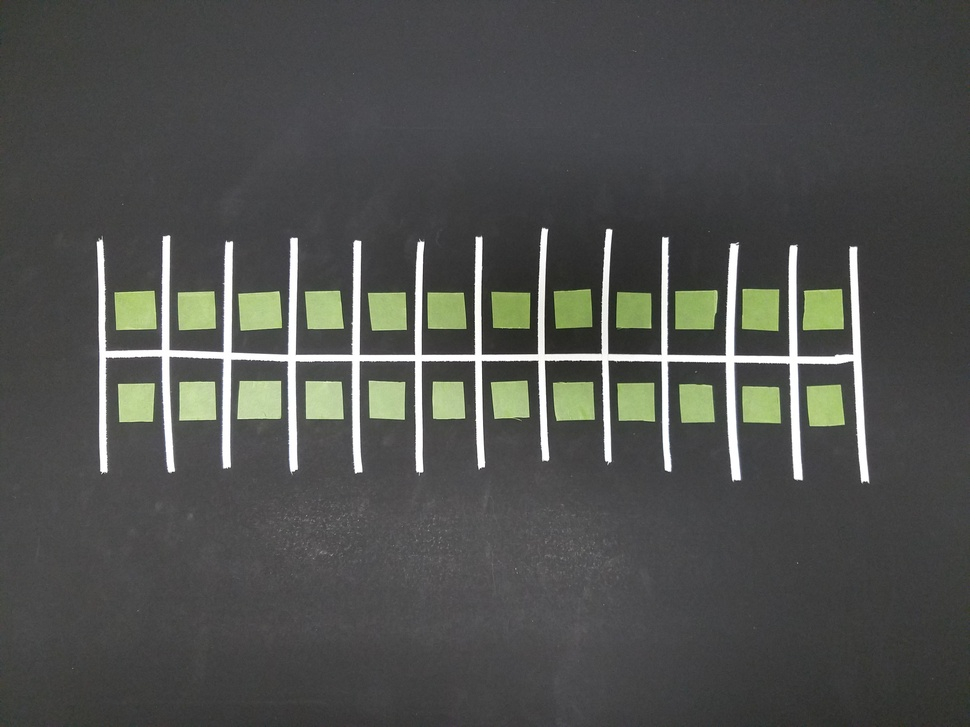
//> input picture TestPhotos/20161111_082924.jpg, 970 x 727 px, shrunk from 4032 x 3024 before the run
$ ./myWhiteLines ../data/20161111_082924.jpg   (built with g++ and OpenCV 4)
//> lines starting //> are read from the running program, lines starting //| are printed output that depends on the picture; after the words box and inside, x2 and y2 are one past the last pixel; in counts of white or black regions, pixels touching at a corner belong together
#include "opencv2/imgcodecs.hpp"
#include "opencv2/highgui/highgui.hpp"
#include "opencv2/imgproc/imgproc.hpp"

#include <iostream>

using namespace cv;
using namespace std;

static void help()
{
    cout << "\nThis program demonstrates line finding with the Hough transform.\n"
            "Usage:\n"
            "./houghlines <image_name>, Default is ../data/pic1.png\n" << endl;
}

int main(int argc, char** argv)
{
    cv::CommandLineParser parser(argc, argv,
        "{help h||}{@image|../data/20161111_082924.jpg|}"
    );
    if (parser.has("help"))
    {
        help();
        return 0;
    }
    string filename = parser.get<string>("@image");
    if (filename.empty())
    {
        help();
        cout << "no image_name provided" << endl;
        return -1;
    }
    Mat src = imread(filename, 0);
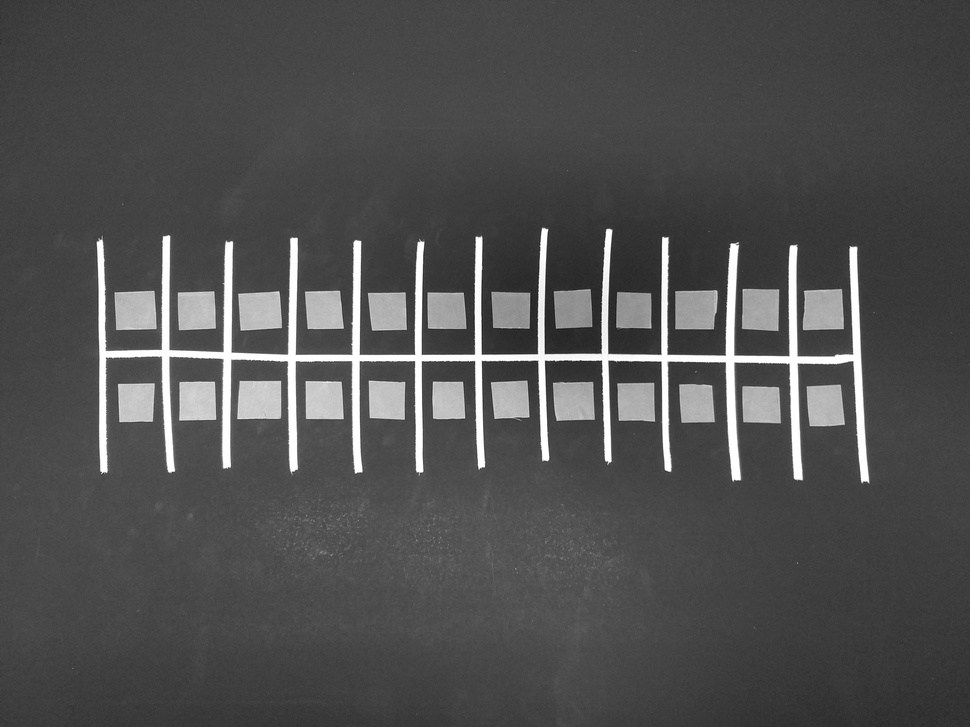
//> src: 727 rows x 970 cols, CV_8UC1; min 23, max 255, mean 80
    if(src.empty())
    {
        help();
        cout << "can not open " << filename << endl;
        return -1;
    }

    Mat dst, cdst;
    Canny(src, dst, 50, 200, 3);
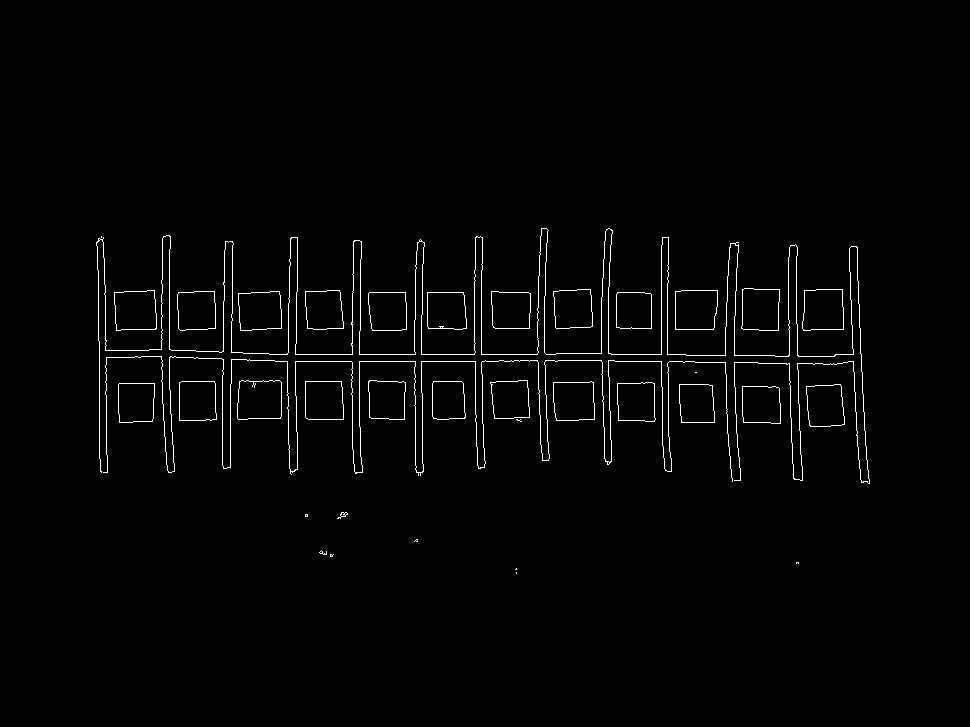
//> dst: 727 rows x 970 cols, CV_8UC1; 1.6% white in thin lines or dots, all inside (x1, y1, x2, y2) = (96, 228, 870, 574)
    cvtColor(dst, cdst, COLOR_GRAY2BGR);

#if 0
    vector<Vec2f> lines;
    HoughLines(dst, lines, 1, CV_PI/180, 1000, 10, 10);

    for( size_t i = 0; i < lines.size(); i++ )
    {
        float rho = lines[i][0], theta = lines[i][1];
        Point pt1, pt2;
        double a = cos(theta), b = sin(theta);
        double x0 = a*rho, y0 = b*rho;
        pt1.x = cvRound(x0 + 1000*(-b));
        pt1.y = cvRound(y0 + 1000*(a));
        pt2.x = cvRound(x0 - 1000*(-b));
        pt2.y = cvRound(y0 - 1000*(a));
        line( cdst, pt1, pt2, Scalar(0,0,255), 3, CV_AA);
    }
#else
    vector<Vec4i> lines;
    HoughLinesP(dst, lines, 1, CV_PI/180, 50, 50, 10 );
//> lines = 60 lines (x1, y1, x2, y2), first 8: [275, 361, 557, 361], [269, 354, 555, 354], [353, 292, 553, 292], [406, 328, 481, 328], [98, 329, 207, 329], [181, 381, 403, 381], [216, 418, 307, 418], [538, 382, 712, 385]
    for( size_t i = 0; i < lines.size(); i++ )
    {
        Vec4i l = lines[i];
        line( cdst, Point(l[0], l[1]), Point(l[2], l[3]), Scalar(0,0,255), 3, LINE_AA);
    }
//> this loop made 60 passes
//> l on passes 1 to 12: [275, 361, 557, 361], [269, 354, 555, 354], [353, 292, 553, 292], [406, 328, 481, 328], [98, 329, 207, 329], [181, 381, 403, 381], [216, 418, 307, 418], [538, 382, 712, 385], [230, 435, 232, 264], [790, 381, 791, 442], [422, 472, 422, 393], [415, 469, 415, 352]
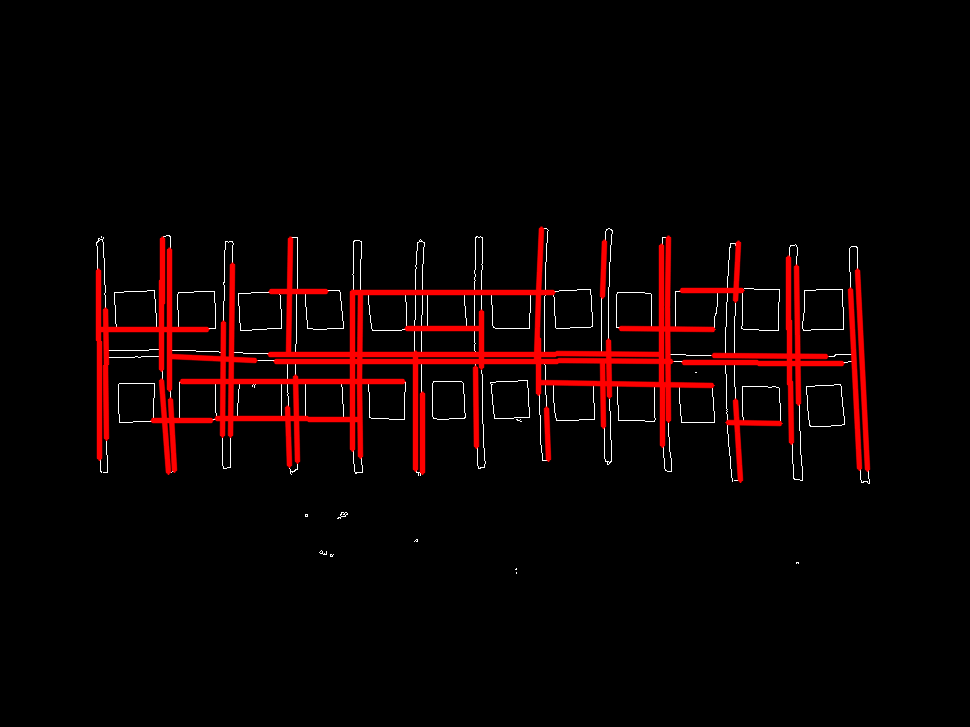
//> cdst: 727 rows x 970 cols, CV_8UC3; mean B, G, R 2, 2, 13.3
#endif
    imshow("source", src);
    imshow("detected lines", cdst);
    imwrite("../savedImages/whiteLines.jpg",cdst);

    waitKey();

    return 0;
}

$ run again, on TestPhotos/20161111_082946.jpg
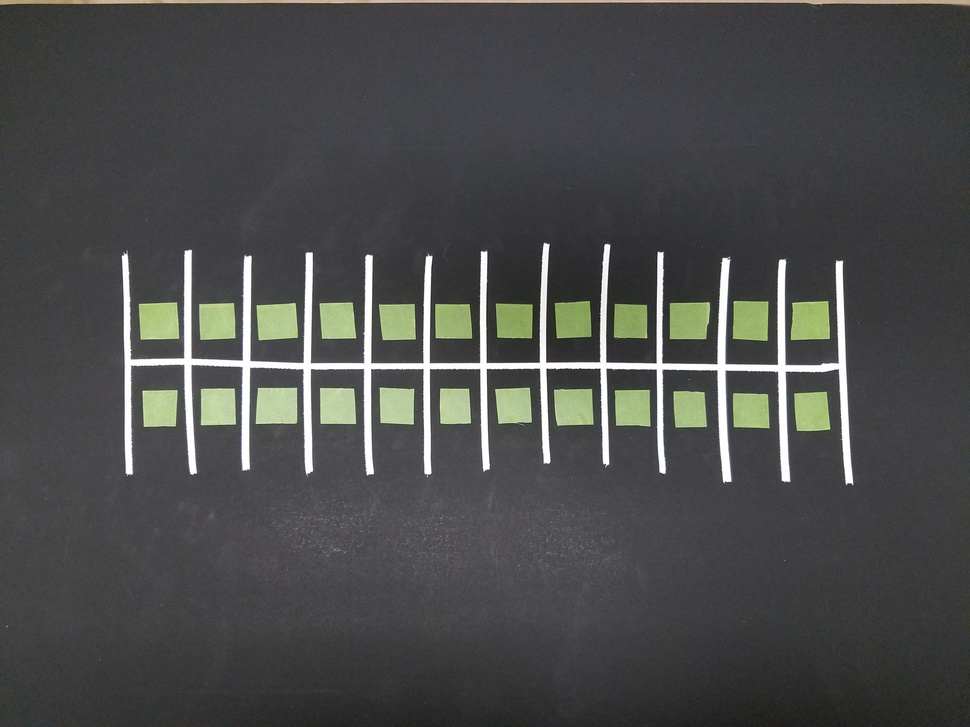
//> input picture TestPhotos/20161111_082946.jpg, 970 x 727 px, shrunk from 4032 x 3024 before the run
//> `Canny(src, dst, 50, 200, 3);`:
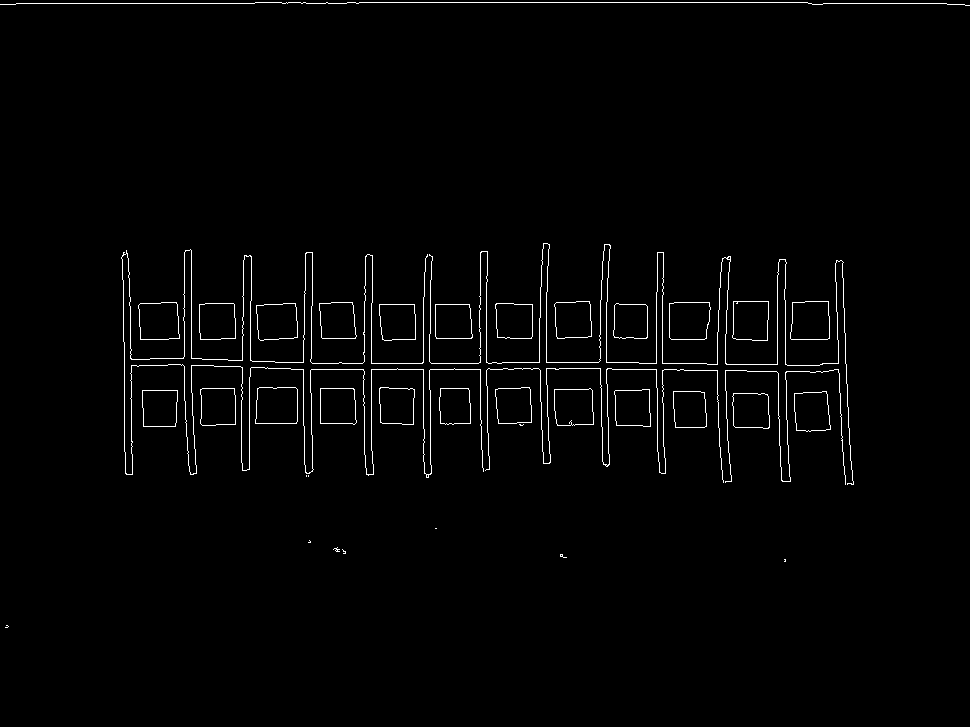
//> dst: 727 rows x 970 cols, CV_8UC1; 1.6% white in thin lines or dots, all inside (x1, y1, x2, y2) = (0, 2, 970, 628)
//> lines = 61 lines (x1, y1, x2, y2), first 8: [347, 2, 807, 2], [16, 3, 254, 3], [291, 369, 558, 369], [312, 363, 501, 363], [364, 304, 496, 304], [538, 368, 663, 370], [767, 339, 845, 339], [279, 338, 382, 338]
//> the loop `for( size_t i = 0; i < lines.size(); i++ )` made 61 passes
//> after the loop `for( size_t i = 0; i < lines.size(); i++ )`:
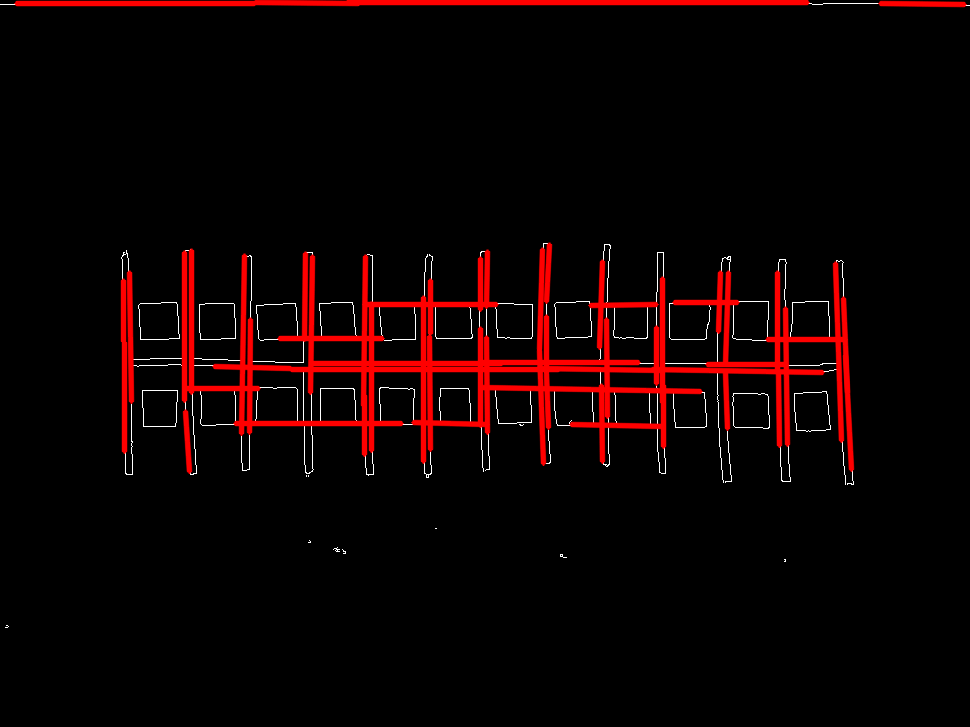
//> cdst: 727 rows x 970 cols, CV_8UC3; mean B, G, R 1.8, 1.8, 14.7

$ run again, on TestPhotos/20161111_082948.jpg
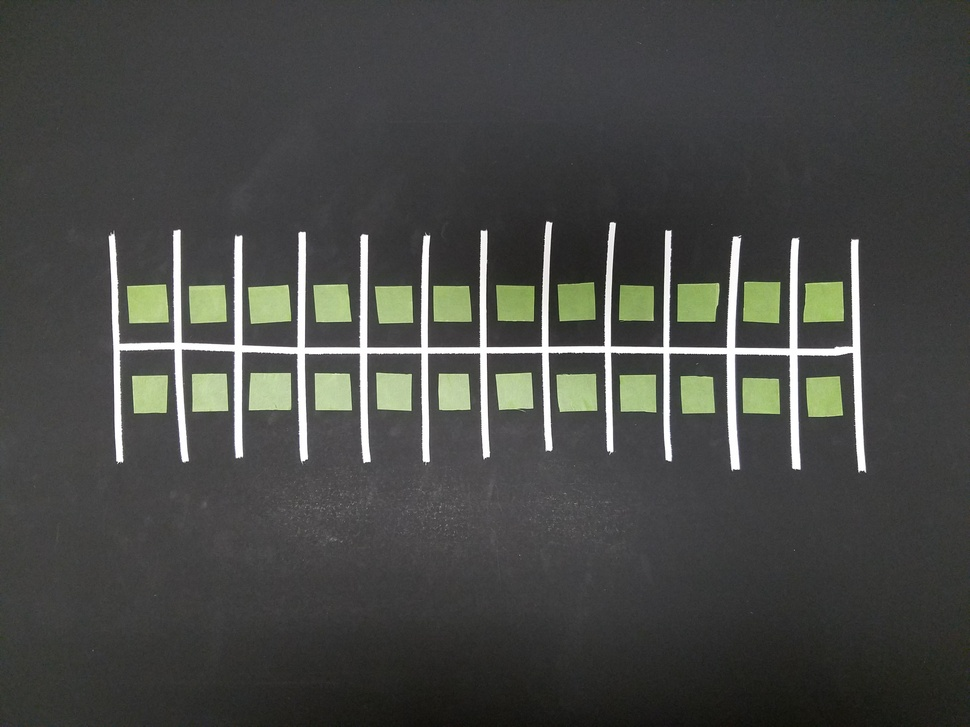
//> input picture TestPhotos/20161111_082948.jpg, 970 x 727 px, shrunk from 4032 x 3024 before the run
//> `Canny(src, dst, 50, 200, 3);`:
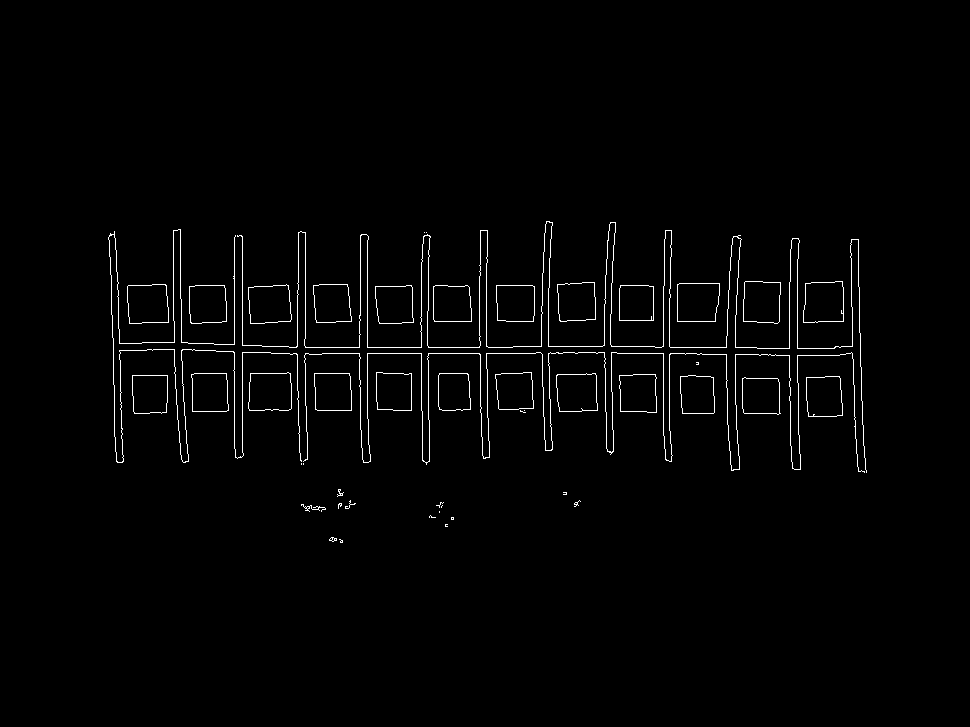
//> dst: 727 rows x 970 cols, CV_8UC1; 1.6% white in thin lines or dots, all inside (x1, y1, x2, y2) = (108, 221, 867, 543)
//> lines = 57 lines (x1, y1, x2, y2), first 8: [322, 353, 562, 353], [289, 347, 512, 347], [413, 321, 486, 321], [242, 456, 242, 236], [367, 418, 367, 235], [479, 285, 557, 285], [376, 373, 467, 373], [513, 346, 669, 346]
//> the loop `for( size_t i = 0; i < lines.size(); i++ )` made 57 passes
//> after the loop `for( size_t i = 0; i < lines.size(); i++ )`:
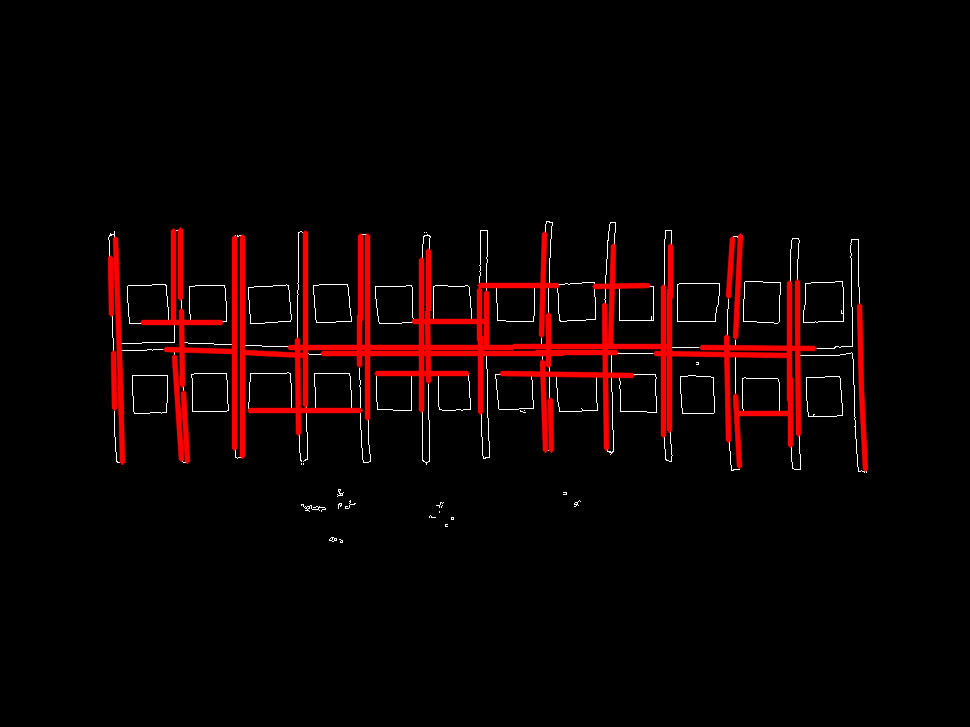
//> cdst: 727 rows x 970 cols, CV_8UC3; mean B, G, R 2, 2, 12.8
